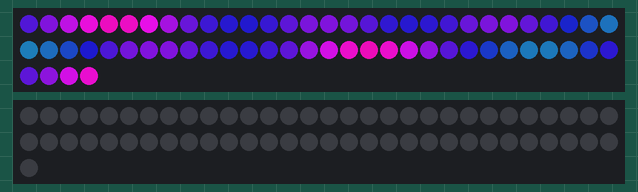
Recording of a sketch running on a simulated Arduino Uno, built with avr-gcc and run on an emulated ATmega328P. Shown: 64 RGB LEDs in strip order, left to right, continuing on the next row, 61 RGB LEDs in strip order, left to right, continuing on the next row. Dim RGB values are drawn brighter than linear.

Above: at 0.2 s.
At 6.84 s:
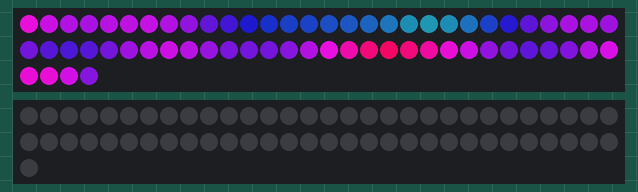
At 10.16 s:
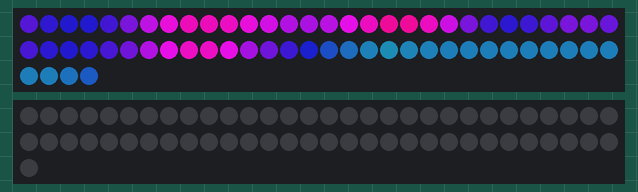
At 19.46 s:
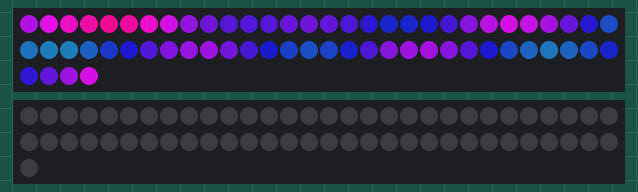
At 30.09 s:
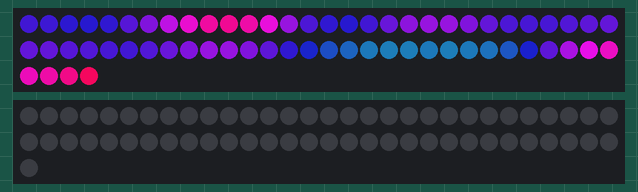
At 39.38 s:
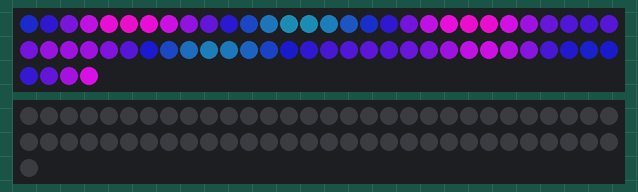

The sketch:

LED_Matrix.ino
```cpp
#include "Adafruit_NeoPixel.h"
#include "FastLED.h"


#define LED_PIN 4
#define LED_NUM 64
#define MAX_BRIGHTNESS 255

Adafruit_NeoPixel squareMatrix(LED_NUM, LED_PIN, NEO_GRB + NEO_KHZ800);
Adafruit_NeoPixel circleMatrix(61, 3, NEO_GRB + NEO_KHZ800);

#include "Potentiometer.h"

Potentiometer *pot0, *pot1;

void setup() {

  // Serial.begin(115200);
  // delay(4000);

  squareMatrix.begin();
  squareMatrix.setBrightness(255);  //getMemBright());
  squareMatrix.clear();
  squareMatrix.show();

  circleMatrix.begin();
  circleMatrix.setBrightness(255);  //getMemBright());
  circleMatrix.clear();
  circleMatrix.show();
}

//uint16_t hue = 0;

void loop() {

  // pot0->update();
  // pot1->update();

  perlin(27000, 40000, 30, 200);

  squareMatrix.show();

  // Serial.print(analogRead(A0));
  // Serial.print(",");
  // Serial.print(pot0->getValue());
  // Serial.print(",");
  // Serial.print(analogRead(A1));
  // Serial.print(",");
  // Serial.println(pot1->getValue());

//   int value1, value2;
//   value1 = random(1000,6000);
//   Serial.print(value1);
//   Serial.print(",");
//   value2 = random(0,3000);
//   Serial.println(value2);
//   delay(100);
}


uint16_t perlinCounter = 0;


void perlin(unsigned int hueStart, unsigned int hueGap, byte fireStep, byte minSat) {

  for (int i = 0; i < LED_NUM; i++)
    squareMatrix.setPixelColor(i, getFireColor(hueStart, hueGap, minSat, (inoise8(i * fireStep, perlinCounter))));

  perlinCounter += 3;
}


long getFireColor(unsigned int hueStart, unsigned int hueGap, byte minSat, int val) {


  return squareMatrix.ColorHSV(
    ((long)hueStart + (long)map(val, 0, 255, 0, hueGap)) % 65535,  //H
    constrain(map(val, 0, 255, minSat, 255), 0, 255),              //S
    constrain(map(val, 0, 255, 10, MAX_BRIGHTNESS), 0, 255)        //V
  );
}
```

Potentiometer.h
```cpp
#define AVERAGE_ARRAY_SIZE 10
#define dV 1

class Potentiometer{

  byte pin;
  long minVal = -1, maxVal = -1;

  float readings[AVERAGE_ARRAY_SIZE];
  int lastAverage = 0;

  public: Potentiometer(byte p, long min, long max){

    pin = p;
    minVal = min;
    maxVal = max;

    pinMode(pin, INPUT);
  }


  void update(){

    for(int i = AVERAGE_ARRAY_SIZE - 1; i > 0; i--)
      readings[i] = readings[i - 1];

    short currentReading = analogRead(pin);

    if(!(lastAverage - dV < currentReading && currentReading < lastAverage + dV))
      readings[0] = currentReading;
  }


  public: float getAverage(){

    float sum = 0;

    for(int i = 0; i < AVERAGE_ARRAY_SIZE; i++)
      sum += readings[i];

    return sum / AVERAGE_ARRAY_SIZE;
  }


  public: long getValue(){

    lastAverage = getAverage();

    return map(lastAverage, 0, 1023, minVal, maxVal);
  }

  public: int getMappedValue(int min, int max){

    lastAverage = getAverage();

    return map(lastAverage, 0, 1023, min, max);
  }
};
```
